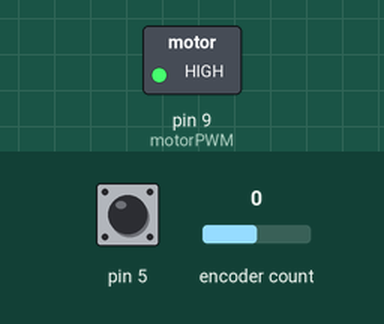
Simulated run of this sketch. Board: Arduino Uno, built with avr-gcc and run on an emulated ATmega328P. On the bench: switched loads named in the sketch (green lamp = pin HIGH). The test bench sets the inputs (shaded band); at power-on: pin 5 HIGH, encoder count 0. What the sketch prints to the serial monitor is not drawn.

Above: at 0.1 s.
Timing chart, 0 to 1.6 s (numbered marks = the images above):
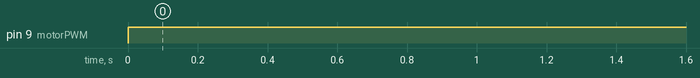

The sketch:

kicker_firmware_Arduino_Nano.ino
```cpp
  #include <Encoder.h>

  // Motor Configuration
  const int motorPWM = 9;    // PWM pin for motor speed control

  // Encoder Configuration
  const int encoderA = 2;
  const int encoderB = 3;

  // the treshold of the incremented encoder value to stop the motor and release the springs
  const int encoderEndPosition = 300;

  int nbTurn = 0;

  int currentPosition = 0;

  // Create the Encoder object
  Encoder myEncoder(encoderA, encoderB);


  void setup() {
    // Set up serial communication
    Serial.begin(9600);
    // Motor control pins as outputs
    pinMode(motorPWM, OUTPUT);

    pinMode(5, INPUT_PULLUP);

  }


  void loop() {
    if(digitalRead(5)==1){
      Serial.println("---------**---------");
      Serial.println("EXTERNAL TRIGGER signal received");
      while (myEncoder.read() <= encoderEndPosition) {
        currentPosition =myEncoder.read();
        analogWrite(motorPWM, 255); // Adjust the speed as needed
      }
      analogWrite(motorPWM, 0);
      Serial.print("Motor stopped at encoder position = ");
      Serial.println(currentPosition);
      currentPosition = 0;
      myEncoder.write(0);
      Serial.println("------------------ \n");
    }
  }
```

Measured:
- by itself, pin 9 (motorPWM): LOW → HIGH at 0.00 s
